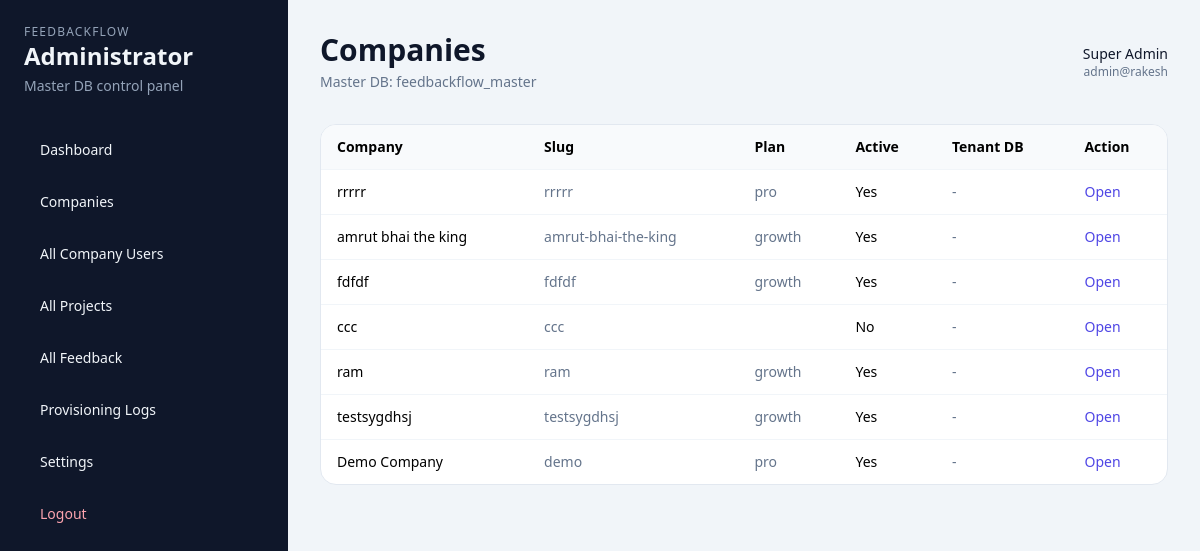
The app's page /administrator/companies.php (signed in) with its own data.
### tables this page shows
CREATE TABLE IF NOT EXISTS `ff_super_admins` (
  `id` INT AUTO_INCREMENT PRIMARY KEY,
  `name` VARCHAR(100) NOT NULL,
  `email` VARCHAR(191) NOT NULL UNIQUE,
  `password` VARCHAR(255) NOT NULL,
  `is_active` TINYINT(1) NOT NULL DEFAULT 1,
  `created_at` DATETIME DEFAULT CURRENT_TIMESTAMP
);

CREATE TABLE `ff_companies` (
  `id` int(11) NOT NULL,
  `name` varchar(150) NOT NULL,
  `slug` varchar(150) NOT NULL,
  `email` varchar(191) DEFAULT NULL,
  `phone` varchar(50) DEFAULT NULL,
  `website` varchar(255) DEFAULT NULL,
  `logo` varchar(255) DEFAULT NULL,
  `address` text DEFAULT NULL,
  `city` varchar(100) DEFAULT NULL,
  `country` varchar(100) DEFAULT NULL,
  `timezone` varchar(100) NOT NULL DEFAULT 'UTC',
  `language` varchar(10) NOT NULL DEFAULT 'en',
  `plan` enum('free','starter','growth','pro','enterprise') NOT NULL DEFAULT 'free',
  `onboarding_complete` tinyint(1) NOT NULL DEFAULT 0,
  `trial_ends_at` datetime DEFAULT NULL,
  `signup_source` varchar(80) DEFAULT NULL,
  `signup_ip` varchar(45) DEFAULT NULL,
  `plan_expires_at` datetime DEFAULT NULL,
  `billing_cycle` enum('monthly','yearly') NOT NULL DEFAULT 'monthly',
  `is_active` tinyint(1) NOT NULL DEFAULT 1,
  `vat_number` varchar(50) DEFAULT NULL,
  `vat_rate` decimal(5,2) NOT NULL DEFAULT 0.00,
  `billing_email` varchar(191) DEFAULT NULL,
  `billing_name` varchar(191) DEFAULT NULL,
  `billing_address` text DEFAULT NULL,
  `billing_city` varchar(100) DEFAULT NULL,
  `billing_zip` varchar(20) DEFAULT NULL,
  `billing_country` varchar(100) DEFAULT NULL,
  `notes` text DEFAULT NULL,
  `created_at` datetime NOT NULL DEFAULT current_timestamp()
);

### administrator/_bootstrap.php (called while the page is built, shortened)
<?php
require_once dirname(__DIR__) . '/includes/db-manager.php';
function admin_h($value): string {
    return htmlspecialchars((string)$value, ENT_QUOTES, 'UTF-8');
}
function admin_pdo(): PDO {
    return DBManager::master();
}
function admin_user(): ?array {
    $stmt = admin_pdo()->prepare("SELECT * FROM ff_super_admins WHERE id = ? AND is_active = 1 LIMIT 1");
    $stmt->execute([$_SESSION['super_admin_id']]);
    return $stmt->fetch(PDO::FETCH_ASSOC) ?: null;
}
function admin_require_login(): array {
    $user = admin_user();
    return $user;
}
function admin_safe_rows(PDO $pdo, string $sql, array $params = []): array {
    try {
        $stmt = $pdo->prepare($sql);
        $stmt->execute($params);
        return $stmt->fetchAll(PDO::FETCH_ASSOC) ?: [];
    } catch (Throwable $e) {
        return [];
    }
}

### includes/db-manager.php (called while the page is built, shortened)
<?php
class DBManager {
    private static array $pool = [];
    public static function master(): PDO {
        if (empty(self::$pool['master'])) {
            self::$pool['master'] = self::buildPdo(
                MASTER_DB_HOST,
                MASTER_DB_PORT,
                MASTER_DB_NAME,
                MASTER_DB_USER,
                MASTER_DB_PASS
            );
        }
        return self::$pool['master'];
    }
    private static function buildPdo(
        string $host,
        int $port,
        string $dbname,
        string $user,
        string $pass
    ): PDO {
        $dsn = "mysql:host=$host;port=$port;dbname=$dbname;charset=utf8mb4";
        return new PDO($dsn, $user, $pass, [
            PDO::ATTR_ERRMODE            => PDO::ERRMODE_EXCEPTION,
            PDO::ATTR_DEFAULT_FETCH_MODE => PDO::FETCH_ASSOC,
            PDO::ATTR_EMULATE_PREPARES   => false,
            PDO::ATTR_PERSISTENT         => false,
        ]);
    }
}

### administrator/companies.php (the view, shortened to what this page needs)
<?php
require_once __DIR__ . '/_bootstrap.php';
$adminUser = admin_require_login();
$master = admin_pdo();
$rows = admin_safe_rows($master, "SELECT c.*, d.db_name, d.db_status, d.provisioned_at FROM ff_companies c LEFT JOIN ff_company_databases d ON d.company_id = c.id ORDER BY c.id DESC");
?>
<div class="bg-white rounded-2xl border border-slate-200 overflow-hidden">
<table class="w-full text-sm">
<thead class="bg-slate-50"><tr><th class="text-left px-4 py-3">Company</th><th class="text-left px-4 py-3">Slug</th><th class="text-left px-4 py-3">Plan</th><th class="text-left px-4 py-3">Active</th><th class="text-left px-4 py-3">Tenant DB</th><th class="text-left px-4 py-3">Action</th></tr></thead>
<tbody>
<?php foreach ($rows as $row): ?>
<tr class="border-t border-slate-100">
<td class="px-4 py-3 font-medium"><?= admin_h($row['name'] ?? '') ?></td>
<td class="px-4 py-3 text-slate-500"><?= admin_h($row['slug'] ?? '') ?></td>
<td class="px-4 py-3 text-slate-500"><?= admin_h($row['plan'] ?? '') ?></td>
<td class="px-4 py-3"><?= !empty($row['is_active']) ? 'Yes' : 'No' ?></td>
<td class="px-4 py-3 text-slate-500"><?= admin_h($row['db_name'] ?? '-') ?></td>
<td class="px-4 py-3"><a class="text-indigo-600 hover:underline" href="company_view.php?id=<?= (int)$row['id'] ?>">Open</a></td>
</tr>
<?php endforeach; ?>
</tbody></table></div>
<?php
$content = ob_get_clean();
$pageTitle = 'Companies';
include __DIR__ . '/_layout.php';

### administrator/_layout.php (shortened to what this page needs)
<!DOCTYPE html>
<html lang="en">
<head>
  <script src="https://cdn.tailwindcss.com"></script>
</head>
<body class="bg-slate-100 min-h-screen">
  <div class="min-h-screen flex">
    <aside class="w-72 bg-slate-900 text-slate-100 p-6">
      <div class="mb-8">
        <div class="text-xs uppercase tracking-widest text-slate-400">FeedbackFlow</div>
        <div class="text-2xl font-bold">Administrator</div>
        <div class="text-sm text-slate-400 mt-1">Master DB control panel</div>
      </div>
      <nav class="space-y-2 text-sm">
        <a class="block px-4 py-3 rounded-xl hover:bg-slate-800" href="dashboard.php">Dashboard</a>
        <a class="block px-4 py-3 rounded-xl hover:bg-slate-800" href="companies.php">Companies</a>
        <a class="block px-4 py-3 rounded-xl hover:bg-slate-800" href="users.php">All Company Users</a>
        <a class="block px-4 py-3 rounded-xl hover:bg-slate-800" href="projects.php">All Projects</a>
        <a class="block px-4 py-3 rounded-xl hover:bg-slate-800" href="feedback.php">All Feedback</a>
        <a class="block px-4 py-3 rounded-xl hover:bg-slate-800" href="provisioning_logs.php">Provisioning Logs</a>
        <a class="block px-4 py-3 rounded-xl hover:bg-slate-800" href="settings.php">Settings</a>
        <a class="block px-4 py-3 rounded-xl text-rose-300 hover:bg-slate-800" href="logout.php">Logout</a>
      </nav>
    </aside>
    <main class="flex-1 p-8">
      <header class="flex items-center justify-between mb-8">
        <div>
          <h1 class="text-3xl font-bold text-slate-900"><?= admin_h($pageTitle ?? 'Administrator') ?></h1>
          <p class="text-sm text-slate-500 mt-1">Master DB: <?= defined('MASTER_DB_NAME') ? admin_h(MASTER_DB_NAME) : 'not set' ?></p>
        </div>
        <div class="text-right">
          <div class="text-sm font-medium text-slate-900"><?= admin_h($adminUser['name'] ?? '') ?></div>
          <div class="text-xs text-slate-500"><?= admin_h($adminUser['email'] ?? '') ?></div>
        </div>
      </header>
      <?= $content ?>
    </main>
  </div>
</body>
</html>

### records on screen
ff_super_admins: name "Super Admin", email "admin@rakesh"
ff_companies: name "rrrrr", slug "rrrrr", plan "pro", is_active "Yes", db_name "-"
ff_companies: name "amrut bhai the king", slug "amrut-bhai-the-king", plan "growth", is_active "Yes", db_name "-"
ff_companies: name "fdfdf", slug "fdfdf", plan "growth", is_active "Yes", db_name "-"
ff_companies: name "ccc", slug "ccc", is_active "No", db_name "-"
ff_companies: name "ram", slug "ram", plan "growth", is_active "Yes", db_name "-"
ff_companies: name "testsygdhsj", slug "testsygdhsj", plan "growth", is_active "Yes", db_name "-"
ff_companies: name "Demo Company", slug "demo", plan "pro", is_active "Yes", db_name "-"

### other values on screen
admin_h($pageTitle ?? 'Administrator') "Companies"
admin_h(MASTER_DB_NAME) "feedbackflow_master"
